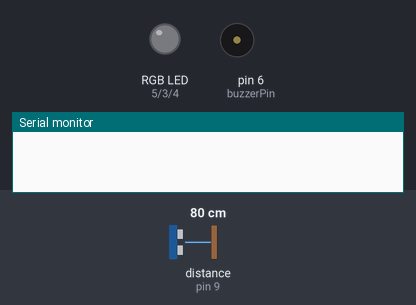
Simulated run of this sketch. Board: Arduino Uno, built with avr-gcc and run on an emulated ATmega328P. On the bench: an RGB LED mixed from three pins (HIGH = lit), buzzer (waves = sounding, pin HIGH), the last lines printed to the serial monitor. Wiring (inferred from the names in the program): ultrasonic range finder: trigger pin 8; echo pin 9. The test bench sets the inputs (shaded band); at power-on: distance to the obstacle (sensor on pin 9) 80 cm. The echo pulse lasts 58.3 µs per cm; pins used as bus, display or sensor lines are not drawn.

Above: at 1.2 s.
1.3 s: distance to the obstacle (sensor on pin 9) set to 8 cm
2.8 s: distance to the obstacle (sensor on pin 9) set to 5 cm
At 2.95 s:
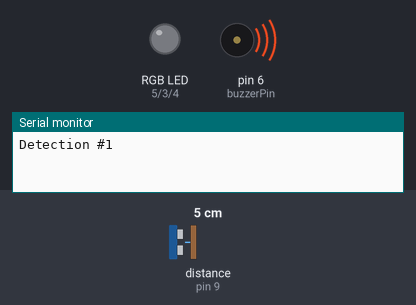
5.8 s: distance to the obstacle (sensor on pin 9) set to 9 cm
At 6.4 s:
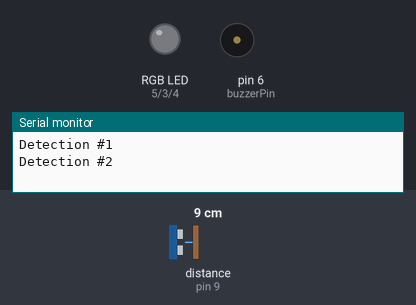
7.3 s: distance to the obstacle (sensor on pin 9) set to 2 cm
At 7.75 s:
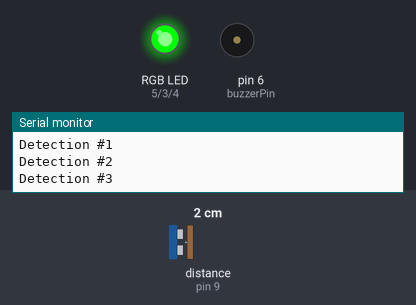
10.3 s: distance to the obstacle (sensor on pin 9) set to 18 cm
At 11.1 s:
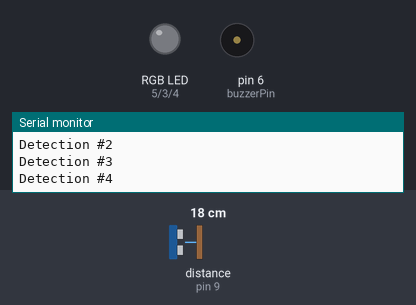
Timing chart, 0 to 12.8 s (numbered marks = the images above; inputs shaded):
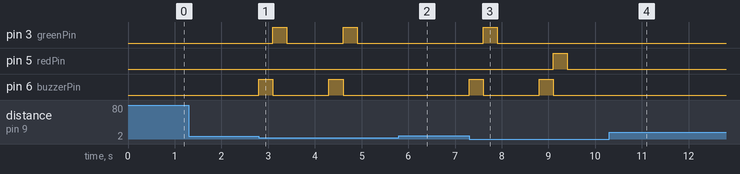

Measured:
- the behaviour switches between 7 and 6 cm on distance to the obstacle (sensor on pin 9) (found by bisection; images 0 and 1)
- after the input at 1.3 s, every drawn part: stays the same
- after the input at 2.8 s, pin 3 (greenPin): alternates HIGH for 0.30 s and LOW for 1.2 s, starting after 0.30 s; pin 6 (buzzerPin): alternates HIGH for 0.30 s and LOW for 1.2 s, starting at once
- after the input at 5.8 s, pin 3 (greenPin): stays LOW (without the input it goes to HIGH after 0.30 s); pin 6 (buzzerPin): stays LOW (without the input it goes to HIGH after 0.00 s)
- after the input at 7.3 s, pin 3 (greenPin): LOW → HIGH after 0.30 s, → LOW 0.30 s later; pin 5 (redPin): LOW → HIGH after 1.8 s, → LOW 0.30 s later; pin 6 (buzzerPin): alternates HIGH for 0.30 s and LOW for 1.2 s, starting at once
- after the input at 10.3 s, pin 5 (redPin), pin 6 (buzzerPin): stops changing and stays LOW

The sketch:

sketch_may12d.ino
```cpp
#include <NewPing.h>
const int trigPin = 8;
const int echoPin = 9;
const int buzzerPin = 6;
const int redPin = 5;
const int greenPin = 3;
const int bluePin = 4;

// Constants
const int detectionDistance = 5;             // cm
const unsigned long cooldownTime = 1500;     // ms
const unsigned long ledFlashDuration = 300;  // ms
const unsigned long buzzerDuration = 300;    // ms

// Variables
int detectionCount = 0;
unsigned long lastDetectionTime = 0;

void setup() {
  pinMode(trigPin, OUTPUT);
  pinMode(echoPin, INPUT);
  pinMode(buzzerPin, OUTPUT);
  pinMode(redPin, OUTPUT);
  pinMode(greenPin, OUTPUT);
  pinMode(bluePin, OUTPUT);

  digitalWrite(buzzerPin, LOW);  // Ensure buzzer is off at start
  setRgbColor(0, 0, 0);          // Turn off LED

  Serial.begin(9600);
}

void loop() {
  long distance = getDistance();

  if (distance > 0 && distance <= detectionDistance && millis() - lastDetectionTime > cooldownTime) {
    detectionCount++;
    lastDetectionTime = millis();

    Serial.print("Detection #");
    Serial.println(detectionCount);

    // Turn buzzer ON
    digitalWrite(buzzerPin, HIGH);
    delay(buzzerDuration);
    digitalWrite(buzzerPin, LOW);  // Turn buzzer OFF

    // Flash LED
    if (detectionCount <= 3) {
      flashLed(0, 255, 0);  // Green
    } else if (detectionCount <= 10) {
      flashLed(255, 0, 0);  // Red
    }

    // Reset after 10 detections
    if (detectionCount >= 10) {
      detectionCount = 0;
      Serial.println("Resetting detection count.");
    }
  } else {
    // Keep everything off when nothing is detected
    digitalWrite(buzzerPin, LOW);
    setRgbColor(0, 0, 0);
  }
}

void flashLed(int r, int g, int b) {
  setRgbColor(r, g, b);
  delay(ledFlashDuration);
  setRgbColor(0, 0, 0);
}

void setRgbColor(int r, int g, int b) {
  analogWrite(redPin, r);
  analogWrite(greenPin, g);
  analogWrite(bluePin, b);
}

long getDistance() {
  digitalWrite(trigPin, LOW);
  delayMicroseconds(2);
  digitalWrite(trigPin, HIGH);
  delayMicroseconds(10);
  digitalWrite(trigPin, LOW);

  long duration = pulseIn(echoPin, HIGH, 30000);  // Timeout: 30ms
  long distance = duration * 0.034 / 2;

  if (distance == 0 || distance > 400) return -1;  // Invalid reading
  return distance;
}
```
